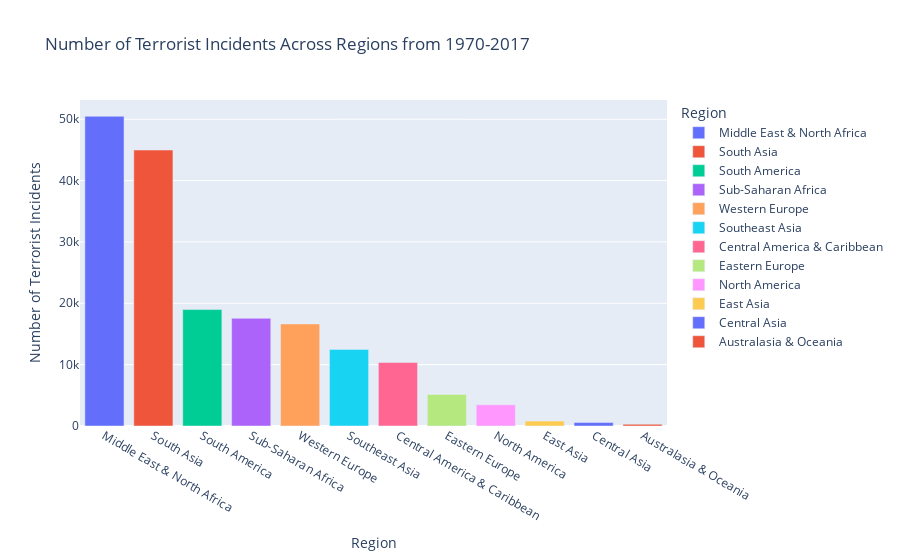

Notebook code cell kept with this figure:
### Code cell
bar=px.bar(x=df1['region_txt'],y=df1['eventid'],color=df1['region_txt'],title='Number of Terrorist Incidents Across Regions from 1970-2017',labels={
    'x':'Region',
    'y':'Number of Terrorist Incidents',
    'color':'Region'
})
bar.show()

### Figure 1 — Plotly figure (JSON) as saved in the notebook; plotly's stock layout.template omitted (floating-point values rounded to 4 significant figures)
{"data": [{"alignmentgroup": "True", "hovertemplate": "Region=%{x}<br>Number of Terrorist Incidents=%{y}<extra></extra>", "legendgroup": "Middle East & North Africa", "marker": {"color": "#636efa", "pattern": {"shape": ""}}, "name": "Middle East & North Africa", "offsetgroup": "Middle East & North Africa", "orientation": "v", "showlegend": true, "textposition": "auto", "type": "bar", "x": ["Middle East & North Africa"], "xaxis": "x", "y": [50474], "yaxis": "y"}, {"alignmentgroup": "True", "hovertemplate": "Region=%{x}<br>Number of Terrorist Incidents=%{y}<extra></extra>", "legendgroup": "South Asia", "marker": {"color": "#EF553B", "pattern": {"shape": ""}}, "name": "South Asia", "offsetgroup": "South Asia", "orientation": "v", "showlegend": true, "textposition": "auto", "type": "bar", "x": ["South Asia"], "xaxis": "x", "y": [44974], "yaxis": "y"}, {"alignmentgroup": "True", "hovertemplate": "Region=%{x}<br>Number of Terrorist Incidents=%{y}<extra></extra>", "legendgroup": "South America", "marker": {"color": "#00cc96", "pattern": {"shape": ""}}, "name": "South America", "offsetgroup": "South America", "orientation": "v", "showlegend": true, "textposition": "auto", "type": "bar", "x": ["South America"], "xaxis": "x", "y": [18978], "yaxis": "y"}, {"alignmentgroup": "True", "hovertemplate": "Region=%{x}<br>Number of Terrorist Incidents=%{y}<extra></extra>", "legendgroup": "Sub-Saharan Africa", "marker": {"color": "#ab63fa", "pattern": {"shape": ""}}, "name": "Sub-Saharan Africa", "offsetgroup": "Sub-Saharan Africa", "orientation": "v", "showlegend": true, "textposition": "auto", "type": "bar", "x": ["Sub-Saharan Africa"], "xaxis": "x", "y": [17550], "yaxis": "y"}, {"alignmentgroup": "True", "hovertemplate": "Region=%{x}<br>Number of Terrorist Incidents=%{y}<extra></extra>", "legendgroup": "Western Europe", "marker": {"color": "#FFA15A", "pattern": {"shape": ""}}, "name": "Western Europe", "offsetgroup": "Western Europe", "orientation": "v", "showlegend": true, "textposition": "auto", "type": "bar", "x": ["Western Europe"], "xaxis": "x", "y": [16639], "yaxis": "y"}, {"alignmentgroup": "True", "hovertemplate": "Region=%{x}<br>Number of Terrorist Incidents=%{y}<extra></extra>", "legendgroup": "Southeast Asia", "marker": {"color": "#19d3f3", "pattern": {"shape": ""}}, "name": "Southeast Asia", "offsetgroup": "Southeast Asia", "orientation": "v", "showlegend": true, "textposition": "auto", "type": "bar", "x": ["Southeast Asia"], "xaxis": "x", "y": [12485], "yaxis": "y"}, {"alignmentgroup": "True", "hovertemplate": "Region=%{x}<br>Number of Terrorist Incidents=%{y}<extra></extra>", "legendgroup": "Central America & Caribbean", "marker": {"color": "#FF6692", "pattern": {"shape": ""}}, "name": "Central America & Caribbean", "offsetgroup": "Central America & Caribbean", "orientation": "v", "showlegend": true, "textposition": "auto", "type": "bar", "x": ["Central America & Caribbean"], "xaxis": "x", "y": [10344], "yaxis": "y"}, {"alignmentgroup": "True", "hovertemplate": "Region=%{x}<br>Number of Terrorist Incidents=%{y}<extra></extra>", "legendgroup": "Eastern Europe", "marker": {"color": "#B6E880", "pattern": {"shape": ""}}, "name": "Eastern Europe", "offsetgroup": "Eastern Europe", "orientation": "v", "showlegend": true, "textposition": "auto", "type": "bar", "x": ["Eastern Europe"], "xaxis": "x", "y": [5144], "yaxis": "y"}, {"alignmentgroup": "True", "hovertemplate": "Region=%{x}<br>Number of Terrorist Incidents=%{y}<extra></extra>", "legendgroup": "North America", "marker": {"color": "#FF97FF", "pattern": {"shape": ""}}, "name": "North America", "offsetgroup": "North America", "orientation": "v", "showlegend": true, "textposition": "auto", "type": "bar", "x": ["North America"], "xaxis": "x", "y": [3456], "yaxis": "y"}, {"alignmentgroup": "True", "hovertemplate": "Region=%{x}<br>Number of Terrorist Incidents=%{y}<extra></extra>", "legendgroup": "East Asia", "marker": {"color": "#FECB52", "pattern": {"shape": ""}}, "name": "East Asia", "offsetgroup": "East Asia", "orientation": "v", "showlegend": true, "textposition": "auto", "type": "bar", "x": ["East Asia"], "xaxis": "x", "y": [802], "yaxis": "y"}, {"alignmentgroup": "True", "hovertemplate": "Region=%{x}<br>Number of Terrorist Incidents=%{y}<extra></extra>", "legendgroup": "Central Asia", "marker": {"color": "#636efa", "pattern": {"shape": ""}}, "name": "Central Asia", "offsetgroup": "Central Asia", "orientation": "v", "showlegend": true, "textposition": "auto", "type": "bar", "x": ["Central Asia"], "xaxis": "x", "y": [563], "yaxis": "y"}, {"alignmentgroup": "True", "hovertemplate": "Region=%{x}<br>Number of Terrorist Incidents=%{y}<extra></extra>", "legendgroup": "Australasia & Oceania", "marker": {"color": "#EF553B", "pattern": {"shape": ""}}, "name": "Australasia & Oceania", "offsetgroup": "Australasia & Oceania", "orientation": "v", "showlegend": true, "textposition": "auto", "type": "bar", "x": ["Australasia & Oceania"], "xaxis": "x", "y": [282], "yaxis": "y"}], "layout": {"barmode": "relative", "legend": {"title": {"text": "Region"}, "tracegroupgap": 0}, "title": {"text": "Number of Terrorist Incidents Across Regions from 1970-2017"}, "xaxis": {"anchor": "y", "domain": [0, 1], "title": {"text": "Region"}}, "yaxis": {"anchor": "x", "domain": [0, 1], "title": {"text": "Number of Terrorist Incidents"}}}}
